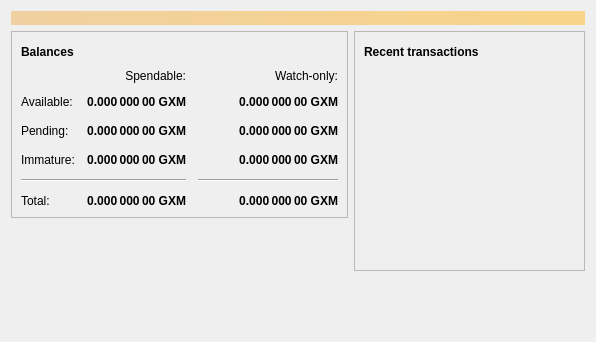
<?xml version="1.0" encoding="UTF-8"?>
<ui version="4.0">
 <class>OverviewPage</class>
 <widget class="QWidget" name="OverviewPage">
  <property name="geometry">
   <rect>
    <x>0</x>
    <y>0</y>
    <width>596</width>
    <height>342</height>
   </rect>
  </property>
  <property name="windowTitle">
   <string>Form</string>
  </property>
  <layout class="QVBoxLayout" name="topLayout">
   <item>
    <widget class="QLabel" name="labelAlerts">
     <property name="visible">
      <bool>false</bool>
     </property>
     <property name="styleSheet">
      <string notr="true">QLabel { background-color: qlineargradient(x1: 0, y1: 0, x2: 1, y2: 0, stop:0 #F0D0A0, stop:1 #F8D488); color:#000000; }</string>
     </property>
     <property name="wordWrap">
      <bool>true</bool>
     </property>
     <property name="margin">
      <number>3</number>
     </property>
     <property name="textInteractionFlags">
      <set>Qt::TextSelectableByMouse</set>
     </property>
    </widget>
   </item>
   <item>
    <layout class="QHBoxLayout" name="horizontalLayout" stretch="1,1">
     <item>
      <layout class="QVBoxLayout" name="verticalLayout_2">
       <item>
        <widget class="QFrame" name="frame">
         <property name="frameShape">
          <enum>QFrame::StyledPanel</enum>
         </property>
         <property name="frameShadow">
          <enum>QFrame::Raised</enum>
         </property>
         <layout class="QVBoxLayout" name="verticalLayout_4">
          <item>
           <layout class="QHBoxLayout" name="horizontalLayout_4">
            <item>
             <widget class="QLabel" name="label_5">
              <property name="font">
               <font>
                <weight>75</weight>
                <bold>true</bold>
               </font>
              </property>
              <property name="text">
               <string>Balances</string>
              </property>
             </widget>
            </item>
            <item>
             <widget class="QPushButton" name="labelWalletStatus">
              <property name="enabled">
               <bool>true</bool>
              </property>
              <property name="maximumSize">
               <size>
                <width>30</width>
                <height>16777215</height>
               </size>
              </property>
              <property name="toolTip">
               <string>The displayed information may be out of date. Your wallet automatically synchronizes with the Grailum network after a connection is established, but this process has not completed yet.</string>
              </property>
              <property name="text">
               <string/>
              </property>
              <property name="icon">
               <iconset resource="../grailum.qrc">
                <normaloff>:/icons/warning</normaloff>
                <disabledoff>:/icons/warning</disabledoff>:/icons/warning</iconset>
              </property>
              <property name="iconSize">
               <size>
                <width>24</width>
                <height>24</height>
               </size>
              </property>
              <property name="flat">
               <bool>true</bool>
              </property>
             </widget>
            </item>
            <item>
             <spacer name="horizontalSpacer_3">
              <property name="orientation">
               <enum>Qt::Horizontal</enum>
              </property>
              <property name="sizeHint" stdset="0">
               <size>
                <width>40</width>
                <height>20</height>
               </size>
              </property>
             </spacer>
            </item>
           </layout>
          </item>
          <item>
           <layout class="QGridLayout" name="gridLayout">
            <property name="spacing">
             <number>12</number>
            </property>
            <item row="2" column="2">
             <widget class="QLabel" name="labelWatchPending">
              <property name="font">
               <font>
                <weight>75</weight>
                <bold>true</bold>
               </font>
              </property>
              <property name="cursor">
               <cursorShape>IBeamCursor</cursorShape>
              </property>
              <property name="toolTip">
               <string>Unconfirmed transactions to watch-only addresses</string>
              </property>
              <property name="text">
               <string notr="true">0.000 000 00 GXM</string>
              </property>
              <property name="alignment">
               <set>Qt::AlignRight|Qt::AlignTrailing|Qt::AlignVCenter</set>
              </property>
              <property name="textInteractionFlags">
               <set>Qt::LinksAccessibleByMouse|Qt::TextSelectableByKeyboard|Qt::TextSelectableByMouse</set>
              </property>
             </widget>
            </item>
            <item row="2" column="1">
             <widget class="QLabel" name="labelUnconfirmed">
              <property name="font">
               <font>
                <weight>75</weight>
                <bold>true</bold>
               </font>
              </property>
              <property name="cursor">
               <cursorShape>IBeamCursor</cursorShape>
              </property>
              <property name="toolTip">
               <string>Total of transactions that have yet to be confirmed, and do not yet count toward the spendable balance</string>
              </property>
              <property name="text">
               <string notr="true">0.000 000 00 GXM</string>
              </property>
              <property name="alignment">
               <set>Qt::AlignRight|Qt::AlignTrailing|Qt::AlignVCenter</set>
              </property>
              <property name="textInteractionFlags">
               <set>Qt::LinksAccessibleByMouse|Qt::TextSelectableByKeyboard|Qt::TextSelectableByMouse</set>
              </property>
             </widget>
            </item>
            <item row="3" column="2">
             <widget class="QLabel" name="labelWatchImmature">
              <property name="font">
               <font>
                <weight>75</weight>
                <bold>true</bold>
               </font>
              </property>
              <property name="cursor">
               <cursorShape>IBeamCursor</cursorShape>
              </property>
              <property name="toolTip">
               <string>Mined balance in watch-only addresses that has not yet matured</string>
              </property>
              <property name="text">
               <string notr="true">0.000 000 00 GXM</string>
              </property>
              <property name="alignment">
               <set>Qt::AlignRight|Qt::AlignTrailing|Qt::AlignVCenter</set>
              </property>
              <property name="textInteractionFlags">
               <set>Qt::LinksAccessibleByMouse|Qt::TextSelectableByKeyboard|Qt::TextSelectableByMouse</set>
              </property>
             </widget>
            </item>
            <item row="4" column="0" colspan="2">
             <widget class="Line" name="line">
              <property name="orientation">
               <enum>Qt::Horizontal</enum>
              </property>
             </widget>
            </item>
            <item row="4" column="2">
             <widget class="Line" name="lineWatchBalance">
              <property name="sizePolicy">
               <sizepolicy hsizetype="Preferred" vsizetype="Fixed">
                <horstretch>0</horstretch>
                <verstretch>0</verstretch>
               </sizepolicy>
              </property>
              <property name="minimumSize">
               <size>
                <width>140</width>
                <height>0</height>
               </size>
              </property>
              <property name="orientation">
               <enum>Qt::Horizontal</enum>
              </property>
             </widget>
            </item>
            <item row="5" column="0">
             <widget class="QLabel" name="labelTotalText">
              <property name="text">
               <string>Total:</string>
              </property>
             </widget>
            </item>
            <item row="3" column="1">
             <widget class="QLabel" name="labelImmature">
              <property name="font">
               <font>
                <weight>75</weight>
                <bold>true</bold>
               </font>
              </property>
              <property name="cursor">
               <cursorShape>IBeamCursor</cursorShape>
              </property>
              <property name="toolTip">
               <string>Mined balance that has not yet matured</string>
              </property>
              <property name="text">
               <string notr="true">0.000 000 00 GXM</string>
              </property>
              <property name="alignment">
               <set>Qt::AlignRight|Qt::AlignTrailing|Qt::AlignVCenter</set>
              </property>
              <property name="textInteractionFlags">
               <set>Qt::LinksAccessibleByMouse|Qt::TextSelectableByKeyboard|Qt::TextSelectableByMouse</set>
              </property>
             </widget>
            </item>
            <item row="2" column="3">
             <spacer name="horizontalSpacer_2">
              <property name="orientation">
               <enum>Qt::Horizontal</enum>
              </property>
              <property name="sizeHint" stdset="0">
               <size>
                <width>40</width>
                <height>20</height>
               </size>
              </property>
             </spacer>
            </item>
            <item row="3" column="0">
             <widget class="QLabel" name="labelImmatureText">
              <property name="text">
               <string>Immature:</string>
              </property>
             </widget>
            </item>
            <item row="5" column="1">
             <widget class="QLabel" name="labelTotal">
              <property name="font">
               <font>
                <weight>75</weight>
                <bold>true</bold>
               </font>
              </property>
              <property name="cursor">
               <cursorShape>IBeamCursor</cursorShape>
              </property>
              <property name="toolTip">
               <string>Your current total balance</string>
              </property>
              <property name="text">
               <string notr="true">0.000 000 00 GXM</string>
              </property>
              <property name="alignment">
               <set>Qt::AlignRight|Qt::AlignTrailing|Qt::AlignVCenter</set>
              </property>
              <property name="textInteractionFlags">
               <set>Qt::LinksAccessibleByMouse|Qt::TextSelectableByKeyboard|Qt::TextSelectableByMouse</set>
              </property>
             </widget>
            </item>
            <item row="5" column="2">
             <widget class="QLabel" name="labelWatchTotal">
              <property name="font">
               <font>
                <weight>75</weight>
                <bold>true</bold>
               </font>
              </property>
              <property name="cursor">
               <cursorShape>IBeamCursor</cursorShape>
              </property>
              <property name="toolTip">
               <string>Current total balance in watch-only addresses</string>
              </property>
              <property name="text">
               <string notr="true">0.000 000 00 GXM</string>
              </property>
              <property name="alignment">
               <set>Qt::AlignRight|Qt::AlignTrailing|Qt::AlignVCenter</set>
              </property>
              <property name="textInteractionFlags">
               <set>Qt::LinksAccessibleByMouse|Qt::TextSelectableByKeyboard|Qt::TextSelectableByMouse</set>
              </property>
             </widget>
            </item>
            <item row="0" column="2">
             <widget class="QLabel" name="labelWatchonly">
              <property name="text">
               <string>Watch-only:</string>
              </property>
              <property name="alignment">
               <set>Qt::AlignRight|Qt::AlignTrailing|Qt::AlignVCenter</set>
              </property>
             </widget>
            </item>
            <item row="1" column="0">
             <widget class="QLabel" name="labelBalanceText">
              <property name="text">
               <string>Available:</string>
              </property>
             </widget>
            </item>
            <item row="1" column="1">
             <widget class="QLabel" name="labelBalance">
              <property name="font">
               <font>
                <weight>75</weight>
                <bold>true</bold>
               </font>
              </property>
              <property name="cursor">
               <cursorShape>IBeamCursor</cursorShape>
              </property>
              <property name="toolTip">
               <string>Your current spendable balance</string>
              </property>
              <property name="text">
               <string notr="true">0.000 000 00 GXM</string>
              </property>
              <property name="alignment">
               <set>Qt::AlignRight|Qt::AlignTrailing|Qt::AlignVCenter</set>
              </property>
              <property name="textInteractionFlags">
               <set>Qt::LinksAccessibleByMouse|Qt::TextSelectableByKeyboard|Qt::TextSelectableByMouse</set>
              </property>
             </widget>
            </item>
            <item row="1" column="2">
             <widget class="QLabel" name="labelWatchAvailable">
              <property name="font">
               <font>
                <weight>75</weight>
                <bold>true</bold>
               </font>
              </property>
              <property name="cursor">
               <cursorShape>IBeamCursor</cursorShape>
              </property>
              <property name="toolTip">
               <string>Your current balance in watch-only addresses</string>
              </property>
              <property name="text">
               <string notr="true">0.000 000 00 GXM</string>
              </property>
              <property name="alignment">
               <set>Qt::AlignRight|Qt::AlignTrailing|Qt::AlignVCenter</set>
              </property>
              <property name="textInteractionFlags">
               <set>Qt::LinksAccessibleByMouse|Qt::TextSelectableByKeyboard|Qt::TextSelectableByMouse</set>
              </property>
             </widget>
            </item>
            <item row="2" column="0">
             <widget class="QLabel" name="labelPendingText">
              <property name="text">
               <string>Pending:</string>
              </property>
             </widget>
            </item>
            <item row="0" column="1">
             <widget class="QLabel" name="labelSpendable">
              <property name="text">
               <string>Spendable:</string>
              </property>
              <property name="alignment">
               <set>Qt::AlignRight|Qt::AlignTrailing|Qt::AlignVCenter</set>
              </property>
             </widget>
            </item>
           </layout>
          </item>
         </layout>
        </widget>
       </item>
       <item>
        <spacer name="verticalSpacer">
         <property name="orientation">
          <enum>Qt::Vertical</enum>
         </property>
         <property name="sizeHint" stdset="0">
          <size>
           <width>20</width>
           <height>40</height>
          </size>
         </property>
        </spacer>
       </item>
      </layout>
     </item>
     <item>
      <layout class="QVBoxLayout" name="verticalLayout_3">
       <item>
        <widget class="QFrame" name="frame_2">
         <property name="frameShape">
          <enum>QFrame::StyledPanel</enum>
         </property>
         <property name="frameShadow">
          <enum>QFrame::Raised</enum>
         </property>
         <layout class="QVBoxLayout" name="verticalLayout">
          <item>
           <layout class="QHBoxLayout" name="horizontalLayout_2">
            <item>
             <widget class="QLabel" name="label_4">
              <property name="font">
               <font>
                <weight>75</weight>
                <bold>true</bold>
               </font>
              </property>
              <property name="text">
               <string>Recent transactions</string>
              </property>
             </widget>
            </item>
            <item>
             <widget class="QPushButton" name="labelTransactionsStatus">
              <property name="enabled">
               <bool>true</bool>
              </property>
              <property name="maximumSize">
               <size>
                <width>30</width>
                <height>16777215</height>
               </size>
              </property>
              <property name="toolTip">
               <string>The displayed information may be out of date. Your wallet automatically synchronizes with the Grailum network after a connection is established, but this process has not completed yet.</string>
              </property>
              <property name="text">
               <string/>
              </property>
              <property name="icon">
               <iconset resource="../grailum.qrc">
                <normaloff>:/icons/warning</normaloff>
                <disabledoff>:/icons/warning</disabledoff>:/icons/warning</iconset>
              </property>
              <property name="iconSize">
               <size>
                <width>24</width>
                <height>24</height>
               </size>
              </property>
              <property name="flat">
               <bool>true</bool>
              </property>
             </widget>
            </item>
            <item>
             <spacer name="horizontalSpacer">
              <property name="orientation">
               <enum>Qt::Horizontal</enum>
              </property>
              <property name="sizeHint" stdset="0">
               <size>
                <width>40</width>
                <height>20</height>
               </size>
              </property>
             </spacer>
            </item>
           </layout>
          </item>
          <item>
           <widget class="QListView" name="listTransactions">
            <property name="styleSheet">
             <string notr="true">QListView { background: transparent; }</string>
            </property>
            <property name="frameShape">
             <enum>QFrame::NoFrame</enum>
            </property>
            <property name="verticalScrollBarPolicy">
             <enum>Qt::ScrollBarAlwaysOff</enum>
            </property>
            <property name="horizontalScrollBarPolicy">
             <enum>Qt::ScrollBarAlwaysOff</enum>
            </property>
            <property name="selectionMode">
             <enum>QAbstractItemView::NoSelection</enum>
            </property>
           </widget>
          </item>
         </layout>
        </widget>
       </item>
       <item>
        <spacer name="verticalSpacer_2">
         <property name="orientation">
          <enum>Qt::Vertical</enum>
         </property>
         <property name="sizeHint" stdset="0">
          <size>
           <width>20</width>
           <height>40</height>
          </size>
         </property>
        </spacer>
       </item>
      </layout>
     </item>
    </layout>
   </item>
  </layout>
 </widget>
 <resources/>
 <connections/>
</ui>
